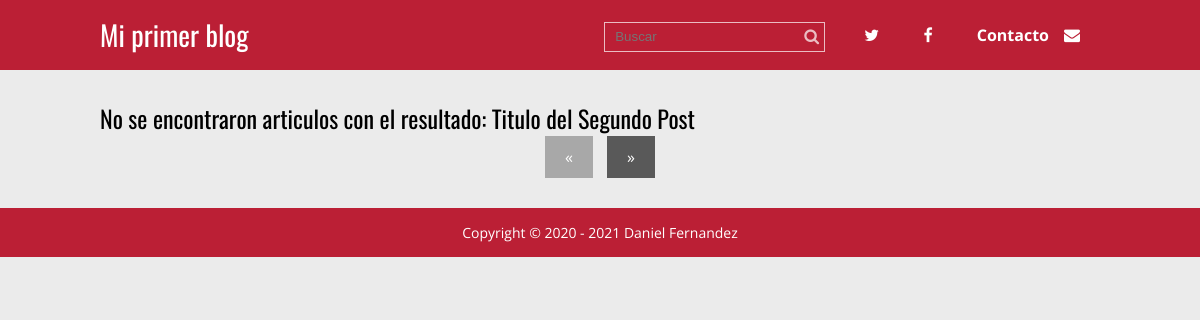
Page /buscar.php?busqueda=Titulo del Segundo Post on the earlier database version.
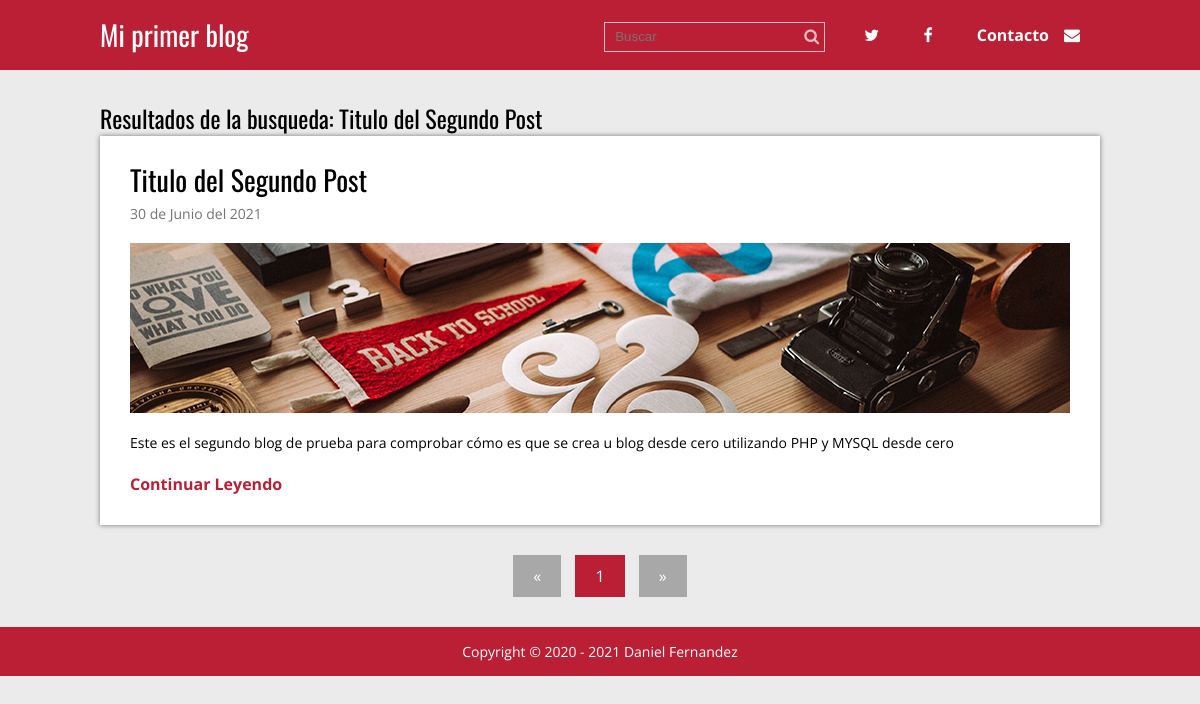
Same page on the later database version.
### tables this page shows
CREATE TABLE `articulos` (
  `id` int(11) NOT NULL,
  `titulo` varchar(200) NOT NULL,
  `extracto` varchar(200) NOT NULL,
  `fecha` timestamp NOT NULL DEFAULT current_timestamp(),
  `texto` text NOT NULL,
  `thumb` varchar(50) NOT NULL
);

### buscar.php (called while the page is built, shortened)
<?php
require 'admin/config.php';
require 'functions.php';
$conexion = conexion($bd_config);
if($_SERVER['REQUEST_METHOD'] == 'GET' && !empty($_GET['busqueda'])) {
    $busqueda = limpiarDatos($_GET['busqueda']);
    $statement = $conexion->prepare(
        "SELECT * FROM articulos WHERE titulo LIKE :busqueda or texto Like :busqueda"
    );
    $statement->execute(array(':busqueda' => "%$busqueda%"));
    $resultados = $statement->fetchAll();
    if (empty($resultados)) {
        $titulo = 'No se encontraron articulos con el resultado: ' . $busqueda;
    } else {
        $titulo = 'Resultados de la busqueda: ' . $busqueda;
    }
} else {
    header('Location:' . RUTA . '/index.php');
}
require 'views/buscar.view.php';
?>

### functions.php (called while the page is built, shortened)
<?php
function limpiarDatos($datos){
    $datos = trim($datos);
    $datos = stripslashes($datos);
    $datos = htmlspecialchars($datos);
    return $datos;
}
function pagina_actual(){
    return isset($_GET['p']) ? (int)$_GET['p'] : 1;
}
function numero_paginas($post_por_pagina, $conexion){
    $total_post = $conexion->prepare('SELECT FOUND_ROWS() as total');
    $total_post->execute();
    $total_post = $total_post->fetch()['total'];
    $numero_paginas = ceil($total_post / $post_por_pagina);
    return $numero_paginas;
}
function fecha($fecha){
    $timestamp = strtotime($fecha);
    $meses = ['Enero', 'Febrero', 'Marzo', 'Abril', 'Mayo', 'Junio', 'Julio', 'Agosto', 'Septiembre', 'Octubre', 'Noviembre', 'Diciembre'];
    $dia = date('d', $timestamp);
    $mes = date('m', $timestamp) -1;
    $year = date('Y', $timestamp);
    $fecha = "$dia de " . $meses[$mes] . " del $year";
    return $fecha;
}
?>

### admin/config.php (called while the page is built, shortened)
<?php
$blog_config = array(
    'post_por_pagina'=> '2',
    'carpeta_imagenes' => 'imagenes/'
);
?>

### views/buscar.view.php (the view)
<?php require 'header.php' ?>
<div class="contenedor">
    <h2><?php echo $titulo; ?></h2>
    <?php foreach($resultados as $post): ?>
        <div class="post">
            <article>
                <h2 class="titulo"><a href="single.php?id=<?php echo $post['id']; ?>"><?php echo $post['titulo']; ?></a></h2>
                <p class="fecha"><?php echo fecha($post['fecha']); ?></p>
                <div class="thumb">
                    <a href="single.php?id=<?php echo $post['id']; ?>">
                        <img src="<?php echo RUTA; ?>/imagenes/<?php echo $post['thumb']; ?>" alt="">
                    </a>
                </div>
                <p class="extracto"><?php echo $post['extracto']; ?></p>
                <a href="single.php?id=<?php echo $post['id']; ?>" class="continuar">Continuar Leyendo</a>
            </article>
        </div>
    <?php endforeach; ?>
    <?php require 'paginacion.php'; ?>
</div>
<?php require 'footer.php'; ?>

### paginacion.php
<?php $numero_paginas = numero_paginas($blog_config['post_por_pagina'], $conexion); ?>
<section class="paginacion">
    <ul>
        <?php if (pagina_actual() === 1): ?>
            <li class="disabled">&laquo;</li>
        <?php else: ?>
            <li><a href="index.php?p=<?php echo pagina_actual() - 1 ?>">&laquo;</a></li>
        <?php endif; ?>
        <?php for ($i = 1; $i <= $numero_paginas; $i++): ?>
            <?php if (pagina_actual() === $i): ?>
                <li class="active">
                    <?php echo $i; ?>
                </li>
            <?php else: ?>
                <li><a href="index.php?p=<?php echo $i?>"><?php echo $i; ?></a></li>
            <?php endif; ?>
        <?php endfor; ?>
        <?php if (pagina_actual() == $numero_paginas): ?>
            <li class="disabled">&raquo;</li>
        <?php else: ?>
            <li><a href="index.php?p=<?php echo pagina_actual() + 1; ?>">&raquo;</a></li>
        <?php endif; ?>
    </ul>
</section>

Differences in the rows shown:
added articulos: titulo "Titulo del Segundo Post", fecha "30 de Junio del 2021", thumb (picture), extracto "Este es el segundo blog de prueba para comprobar cómo es que se crea u blog desde cero utilizando PHP y MYSQL desde cero"
Other differences:
$titulo: "No se encontraron articulos con el resultado: Titulo del Segundo Post" → "Resultados de la busqueda: Titulo del Segundo Post"
new list line: "1"
